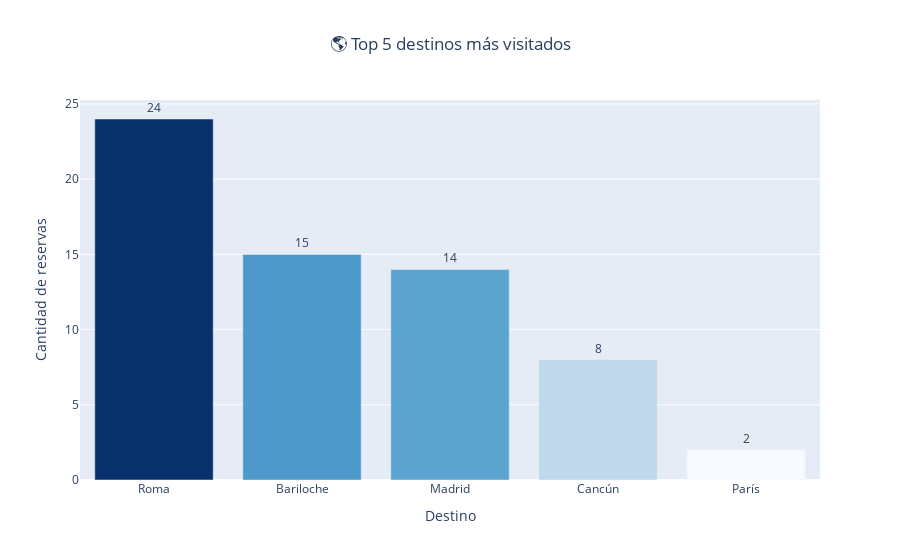

Notebook cell for this chart:
### Markdown cell above
Ejercicio 2m:

### Code cell
import plotly.express as px

def top5_destinos_mas_visitados_plotly():
    """
    Muestra el TOP 5 de destinos más visitados (reservas confirmadas o pagadas),
    con gráfico interactivo en Plotly.
    """
    print("\n" + "="*80)
    print("2.m.i — TOP 5 DESTINOS MÁS VISITADOS")
    print("="*80)

    # Reservas confirmadas o pagadas por destino
    reservas = list(db.reservas.aggregate([
        {"$match": {"estado": {"$in": ["Confirmada", "Pagada"]}}},
        {"$group": {"_id": "$destino_id", "cantidad": {"$sum": 1}}},
        {"$sort": {"cantidad": -1}},
        {"$limit": 5}
    ]))

    # Mapeo destino_id -> ciudad
    destinos_dict = {d["destino_id"]: d["ciudad"] for d in db.destinos.find({}, {"_id": 0, "destino_id": 1, "ciudad": 1})}
    ciudades = [destinos_dict.get(a["_id"], str(a["_id"])) for a in reservas]
    valores = [a["cantidad"] for a in reservas]

    # DataFrame
    df = pd.DataFrame({"Destino": ciudades, "Reservas": valores})

    # Gráfico de barras (color más fuerte = más reservas)
    fig = px.bar(
        df,
        x="Destino",
        y="Reservas",
        color="Reservas",
        color_continuous_scale="Blues",
        title="🌎 Top 5 destinos más visitados",
        text="Reservas"
    )
    fig.update_traces(textposition="outside")
    fig.update_layout(
        xaxis_title="Destino",
        yaxis_title="Cantidad de reservas",
        title_x=0.5,
        coloraxis_showscale=False
    )
    fig.show()

    top_destino = df.iloc[0]
    print(f" El destino más visitado es **{top_destino['Destino']}**, con {top_destino['Reservas']} reservas.")
    return df

df_top5_destinos = top5_destinos_mas_visitados_plotly()

### Figure 1 — Plotly figure (JSON) as saved in the notebook; plotly's stock layout.template omitted (floating-point values rounded to 4 significant figures)
{"data": [{"hovertemplate": "Destino=%{x}<br>Reservas=%{marker.color}<extra></extra>", "legendgroup": "", "marker": {"color": [24, 15, 14, 8, 2], "coloraxis": "coloraxis", "pattern": {"shape": ""}}, "name": "", "orientation": "v", "showlegend": false, "text": [24.0, 15.0, 14.0, 8.0, 2.0], "textposition": "outside", "type": "bar", "x": ["Roma", "Bariloche", "Madrid", "Cancún", "París"], "xaxis": "x", "y": [24, 15, 14, 8, 2], "yaxis": "y"}], "layout": {"barmode": "relative", "coloraxis": {"colorbar": {"title": {"text": "Reservas"}}, "colorscale": [[0, "rgb(247,251,255)"], [0.125, "rgb(222,235,247)"], [0.25, "rgb(198,219,239)"], [0.375, "rgb(158,202,225)"], [0.5, "rgb(107,174,214)"], [0.625, "rgb(66,146,198)"], [0.75, "rgb(33,113,181)"], [0.875, "rgb(8,81,156)"], [1, "rgb(8,48,107)"]], "showscale": false}, "legend": {"tracegroupgap": 0}, "title": {"text": "🌎 Top 5 destinos más visitados", "x": 0.5}, "xaxis": {"anchor": "y", "domain": [0, 1], "title": {"text": "Destino"}}, "yaxis": {"anchor": "x", "domain": [0, 1], "title": {"text": "Cantidad de reservas"}}}}
